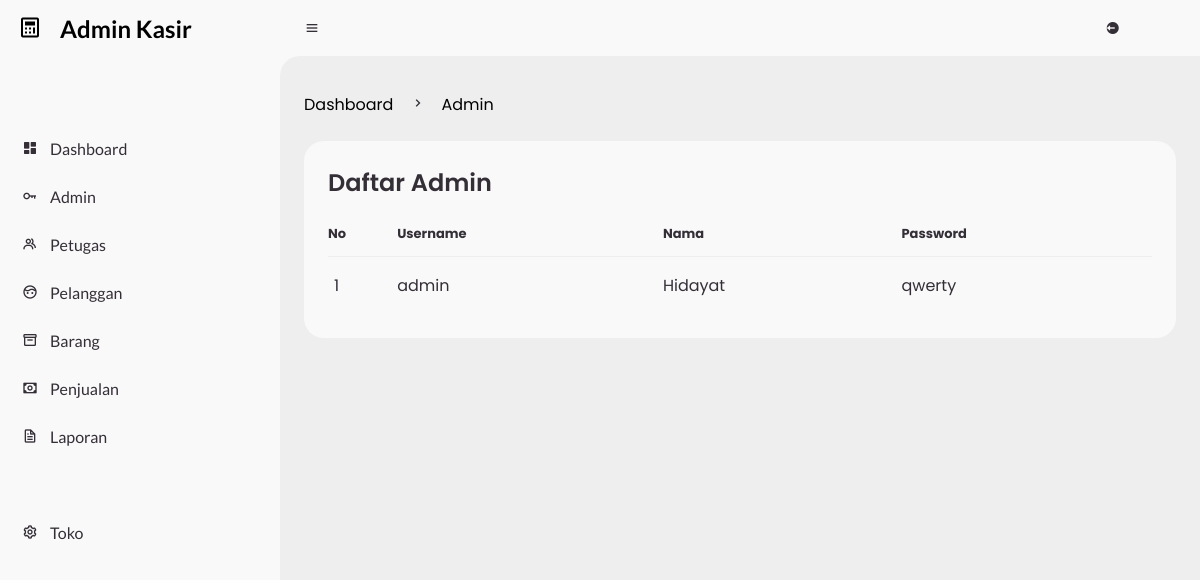
The app's page /admin/?page=r_admin (signed in) with its own data.
### tables this page shows
CREATE TABLE `organisasi` (
  `id` int(11) NOT NULL,
  `username` varchar(50) NOT NULL,
  `nama` text NOT NULL,
  `password` varchar(15) NOT NULL,
  `level` varchar(20) NOT NULL
);

### admin/r_admin.php (the view)
<?php
require '../koneksi_database/koneksi.php';
function admin($query)
{
    global $koneksi;
    $result = mysqli_query($koneksi, $query);
    $rows = [];
    while ($row = mysqli_fetch_assoc($result)) {
        $rows[] = $row;
    }
    return $rows;
}
$hasil = admin("SELECT * FROM organisasi WHERE level='admin'");
?>
<main>
    <div class="head-title">
        <div class="left">
            <ul class="breadcrumb">
                <li>
                    <a href="?page=dashboard" class="active">Dashboard</a>
                </li>
                <li><i class='bx bx-chevron-right'></i></li>
                <li>
                    <a class="active" href="#">Admin</a>
                </li>
            </ul>
        </div>
    </div>
    <div class="table-data">
        <div class="order">
            <div class="head">
                <h3>Daftar Admin</h3>
            </div>
            <table>
                <thead>
                    <tr>
                        <th>No</th>
                        <th>Username</th>
                        <th>Nama</th>
                        <th>Password</th>
                    </tr>
                </thead>
                <tbody>
                    <?php $count = 1; ?>
                    <?php foreach ($hasil as $admin_all) : ?>
                        <tr>
                            <td><?php echo $count ?></td>
                            <td><?php echo $admin_all['username']; ?></td>
                            <td><?php echo $admin_all['nama']; ?></td>
                            <td><?php echo $admin_all['password']; ?></td>
                        </tr>
                        <?php $count++; ?>
                    <?php endforeach; ?>
                </tbody>
            </table>
        </div>
    </div>
</main>

### css/style.css (style rules this page uses)
* { margin: 0; padding: 0; box-sizing: border-box; }
a { text-decoration: none; }
li { list-style: none; }
:root { --poppins: 'Poppins', sans-serif; --lato: 'Lato', sans-serif; --light: #F9F9F9; --blue: black; --light-blue: #CFE8FF; --grey: #eee; --dark-grey: #AAAAAA; --dark: #342E37; --red: #DB504A; --yellow: #FFCE26; --light-yellow: #FFF2C6; --orange: #FD7238; --light-orange: #FFE0D3; --green: #08ca42; --dark-green: #074e1c; }
html { overflow-x: hidden; }
body { background: var(--grey); overflow-x: hidden; }
#content main { width: 100%; padding: 36px 24px; font-family: var(--poppins); max-height: calc(100vh - 56px); overflow-y: auto; }
#content main .head-title { display: flex; align-items: center; justify-content: space-between; grid-gap: 16px; flex-wrap: wrap; }
#content main .head-title .left .breadcrumb { display: flex; align-items: center; grid-gap: 16px; }
#content main .head-title .left .breadcrumb li { color: var(--dark); }
#content main .head-title .left .breadcrumb li a { color: var(--dark-grey); pointer-events: none; }
#content main .head-title .left .breadcrumb li a.active { color: var(--blue); pointer-events: unset; }
#content main .table-data { display: flex; flex-wrap: wrap; grid-gap: 24px; margin-top: 24px; width: 100%; color: var(--dark); }
#content main .table-data>div { border-radius: 20px; background: var(--light); padding: 24px; overflow-x: auto; }
#content main .table-data .head { display: flex; align-items: center; grid-gap: 16px; margin-bottom: 24px; }
#content main .table-data .head h3 { margin-right: auto; font-size: 24px; font-weight: 600; }
#content main .table-data .order { flex-grow: 1; flex-basis: 500px; }
#content main .table-data .order table { width: 100%; border-collapse: collapse; }
#content main .table-data .order table th { padding-bottom: 12px; font-size: 13px; text-align: left; border-bottom: 1px solid var(--grey); }
#content main .table-data .order table td { padding: 16px 0; }
#content main .table-data .order table tr td:first-child { display: flex; align-items: center; grid-gap: 12px; padding-left: 6px; }

### records on screen
organisasi: username "admin", nama "Hidayat", password "qwerty"
